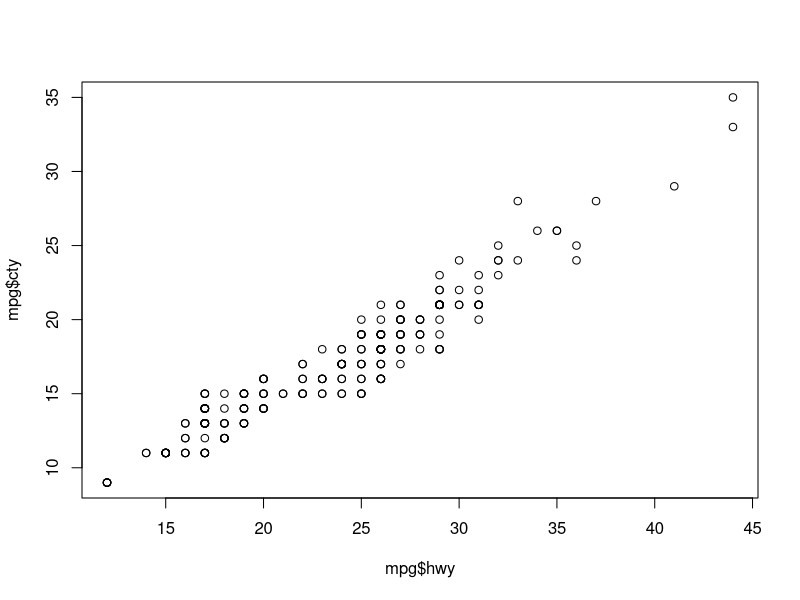
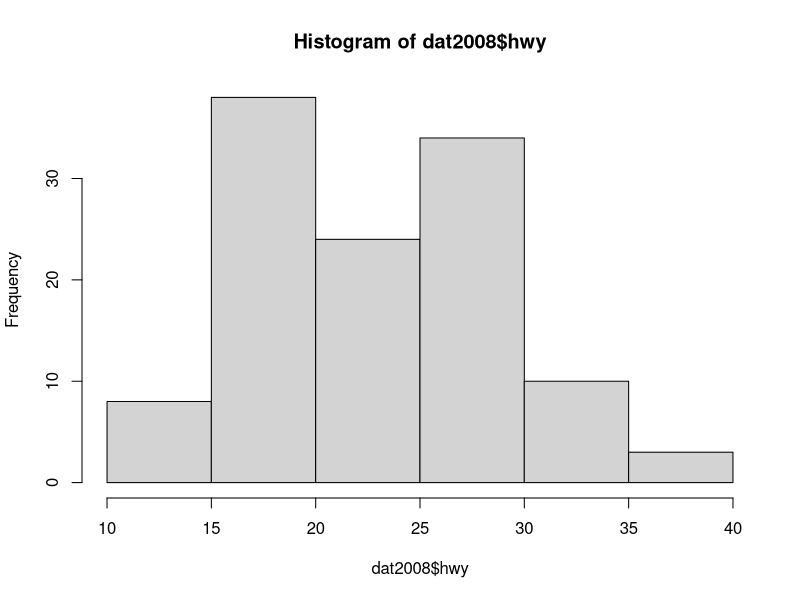
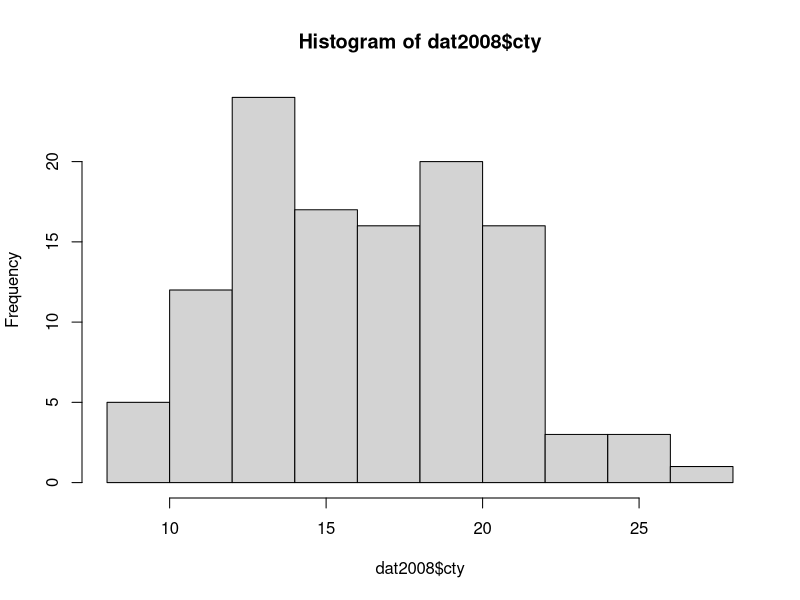
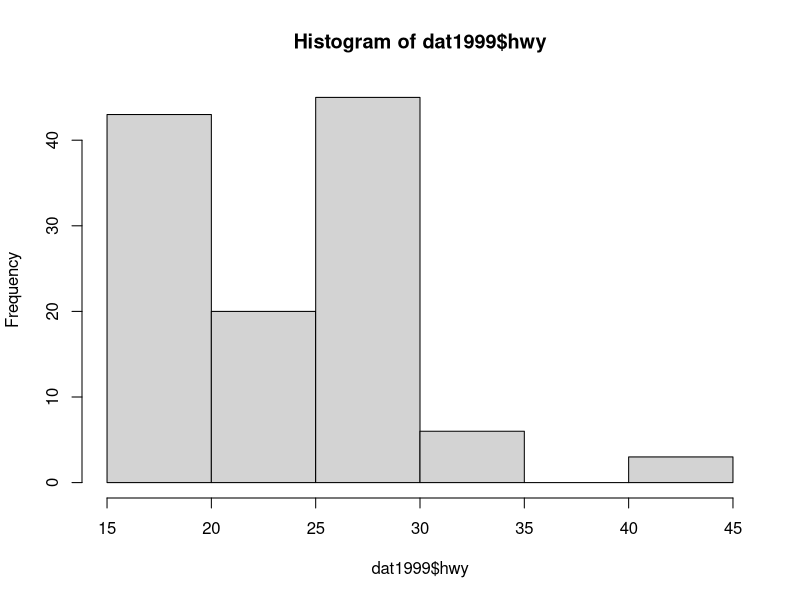
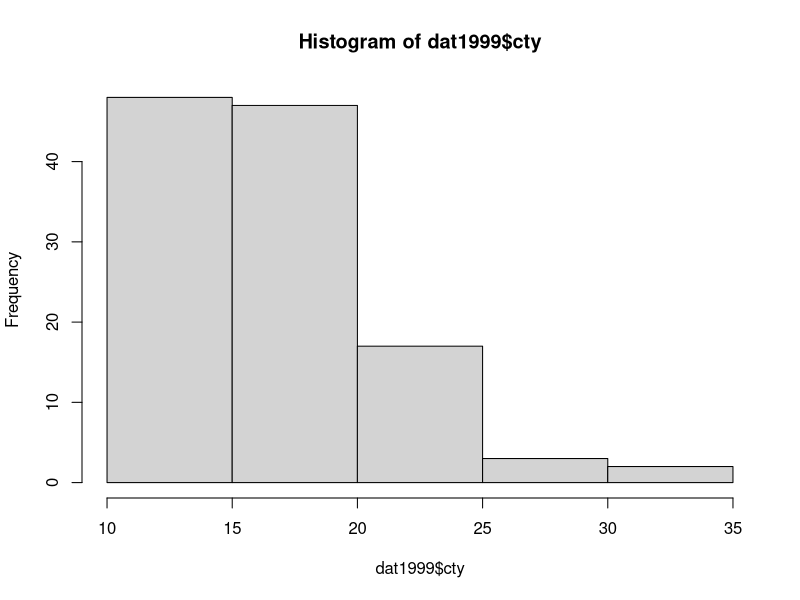

Write R code to recreate these figures, in order.
## ---- chunk 1
knitr::opts_chunk$set(echo = TRUE)
## ---- chunk 2
h <- 15
l <- -(10)
cel <- c((h-32)*5/9, (l-32)*5/9)
cel 
## ---- chunk 3
vec200 <- rep(c(1,0),length.out=200)
vec200
## ---- chunk 4
numperfect = floor(sqrt(1001))
numperfect
## ---- chunk 5
library(ggplot2)
top3 <- head((mpg[order(-mpg$hwy),]),3)
top3
## ---- chunk 6

a <-mpg[mpg$class == "compact",]
numCompact <- length(unique(a$model))
numCompact
## ---- chunk 7
plot(mpg$hwy, mpg$cty)

#There are so few points visable because a lot of the points overlap. There are multiple cars with the same city and highway miles per gallon, which makes it look like one point when there is actually multiple points overlapping. 
## ---- chunk 8
dat2008 <- mpg[mpg$year == 2008, ]
dat1999 <- mpg[mpg$year == 1999, ]
hwy2008mean <- mean(dat2008$hwy, na.rm=TRUE)
hwy1999mean <- mean(dat1999$hwy, na.rm=TRUE)
hwy2008mean
hwy1999mean 
cty2008mean <- mean(dat2008$cty, na.rm=TRUE)
cty1999mean <- mean(dat1999$cty, na.rm=TRUE)
cty2008mean
cty1999mean 
#This shows that in 2008, the hwy MPG was higher than in 1999. However, the City MPG was higher in 1999, than in 2008. 
hist(dat2008$hwy)
hist(dat2008$cty)
hist(dat1999$hwy)
hist(dat1999$cty)
summary(dat2008$hwy)
summary(dat2008$cty)
summary(dat1999$hwy)
summary(dat1999$hwy)
